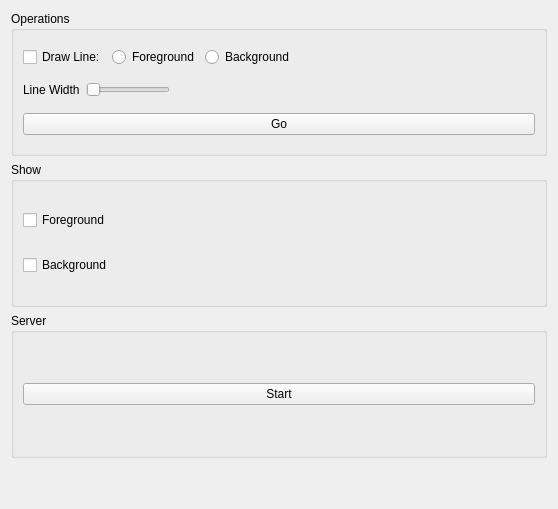
<?xml version="1.0" encoding="UTF-8"?>
<ui version="4.0">
 <class>Form</class>
 <widget class="QWidget" name="Form">
  <property name="geometry">
   <rect>
    <x>0</x>
    <y>0</y>
    <width>558</width>
    <height>509</height>
   </rect>
  </property>
  <property name="windowTitle">
   <string>Form</string>
  </property>
  <layout class="QHBoxLayout" name="horizontalLayout">
   <item>
    <layout class="QVBoxLayout" name="verticalLayout">
     <property name="sizeConstraint">
      <enum>QLayout::SetMinimumSize</enum>
     </property>
     <item>
      <widget class="QGroupBox" name="groupBox">
       <property name="sizePolicy">
        <sizepolicy hsizetype="Minimum" vsizetype="Preferred">
         <horstretch>0</horstretch>
         <verstretch>0</verstretch>
        </sizepolicy>
       </property>
       <property name="title">
        <string>Operations</string>
       </property>
       <layout class="QVBoxLayout" name="verticalLayout_3">
        <item>
         <layout class="QHBoxLayout" name="horizontalLayout_3">
          <item>
           <widget class="QCheckBox" name="checkBox">
            <property name="text">
             <string>Draw Line:</string>
            </property>
           </widget>
          </item>
          <item>
           <widget class="QRadioButton" name="radioForeground">
            <property name="text">
             <string>Foreground</string>
            </property>
           </widget>
          </item>
          <item>
           <widget class="QRadioButton" name="radioBackground">
            <property name="text">
             <string>Background</string>
            </property>
           </widget>
          </item>
          <item>
           <spacer name="horizontalSpacer">
            <property name="orientation">
             <enum>Qt::Horizontal</enum>
            </property>
            <property name="sizeHint" stdset="0">
             <size>
              <width>40</width>
              <height>20</height>
             </size>
            </property>
           </spacer>
          </item>
         </layout>
        </item>
        <item>
         <layout class="QHBoxLayout" name="horizontalLayout_2">
          <property name="sizeConstraint">
           <enum>QLayout::SetDefaultConstraint</enum>
          </property>
          <item>
           <widget class="QLabel" name="label">
            <property name="sizePolicy">
             <sizepolicy hsizetype="Minimum" vsizetype="Preferred">
              <horstretch>0</horstretch>
              <verstretch>0</verstretch>
             </sizepolicy>
            </property>
            <property name="text">
             <string>Line Width</string>
            </property>
           </widget>
          </item>
          <item>
           <widget class="QSlider" name="horizontalSlider">
            <property name="sizePolicy">
             <sizepolicy hsizetype="Minimum" vsizetype="Fixed">
              <horstretch>0</horstretch>
              <verstretch>0</verstretch>
             </sizepolicy>
            </property>
            <property name="minimum">
             <number>1</number>
            </property>
            <property name="maximum">
             <number>20</number>
            </property>
            <property name="pageStep">
             <number>2</number>
            </property>
            <property name="orientation">
             <enum>Qt::Horizontal</enum>
            </property>
           </widget>
          </item>
          <item>
           <spacer name="horizontalSpacer_2">
            <property name="orientation">
             <enum>Qt::Horizontal</enum>
            </property>
            <property name="sizeHint" stdset="0">
             <size>
              <width>40</width>
              <height>20</height>
             </size>
            </property>
           </spacer>
          </item>
         </layout>
        </item>
        <item>
         <widget class="QPushButton" name="btnGo">
          <property name="text">
           <string>Go</string>
          </property>
         </widget>
        </item>
       </layout>
      </widget>
     </item>
     <item>
      <widget class="QGroupBox" name="groupBox_2">
       <property name="sizePolicy">
        <sizepolicy hsizetype="Minimum" vsizetype="Preferred">
         <horstretch>0</horstretch>
         <verstretch>0</verstretch>
        </sizepolicy>
       </property>
       <property name="title">
        <string>Show</string>
       </property>
       <layout class="QVBoxLayout" name="verticalLayout_2">
        <item>
         <widget class="QCheckBox" name="cbForeground">
          <property name="text">
           <string>Foreground</string>
          </property>
         </widget>
        </item>
        <item>
         <widget class="QCheckBox" name="cbBackground">
          <property name="text">
           <string>Background</string>
          </property>
         </widget>
        </item>
       </layout>
      </widget>
     </item>
     <item>
      <widget class="QGroupBox" name="groupBox_3">
       <property name="title">
        <string>Server</string>
       </property>
       <layout class="QVBoxLayout" name="verticalLayout_4">
        <item>
         <widget class="QPushButton" name="btnStartServer">
          <property name="text">
           <string>Start</string>
          </property>
         </widget>
        </item>
       </layout>
      </widget>
     </item>
     <item>
      <spacer name="verticalSpacer">
       <property name="orientation">
        <enum>Qt::Vertical</enum>
       </property>
       <property name="sizeType">
        <enum>QSizePolicy::Minimum</enum>
       </property>
       <property name="sizeHint" stdset="0">
        <size>
         <width>20</width>
         <height>40</height>
        </size>
       </property>
      </spacer>
     </item>
    </layout>
   </item>
  </layout>
 </widget>
 <resources/>
 <connections/>
</ui>
